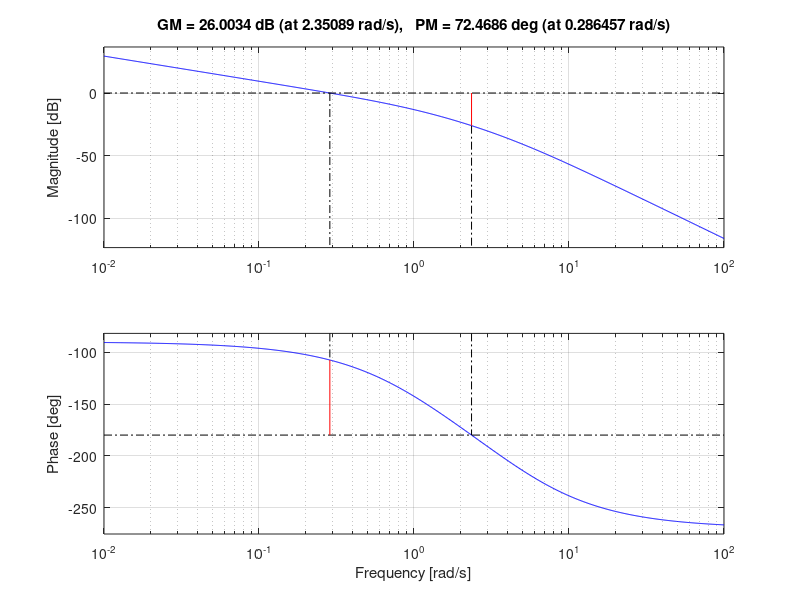
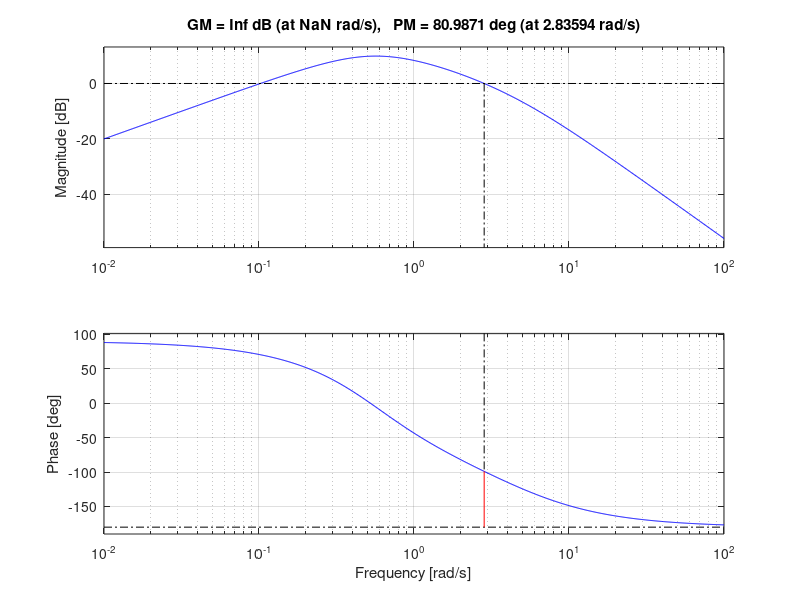
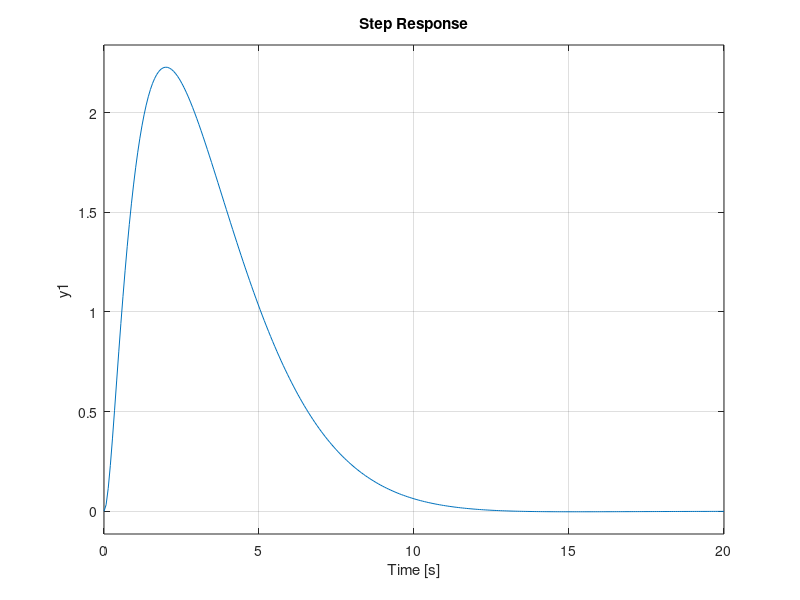

The MATLAB source for these figures, in order:
clear all
close all
clf
clc

Gp=tf([16 20],[1 7 12.75 6.75])
Kp=tf([1],[10 0])
FTBO=Gp*Kp
S=feedback(Gp,Kp)

figure;
subplot(2,2,1),bode(FTBO);
subplot(2,2,2),nichols(FTBO);
subplot(2,2,3),nyquist(FTBO);
subplot(2,2,4),margin(FTBO);

figure;
subplot(2,2,1),bode(S);
subplot(2,2,2),nichols(S);
subplot(2,2,3),nyquist(S);
subplot(2,2,4),margin(S);


figure;
step(S);
